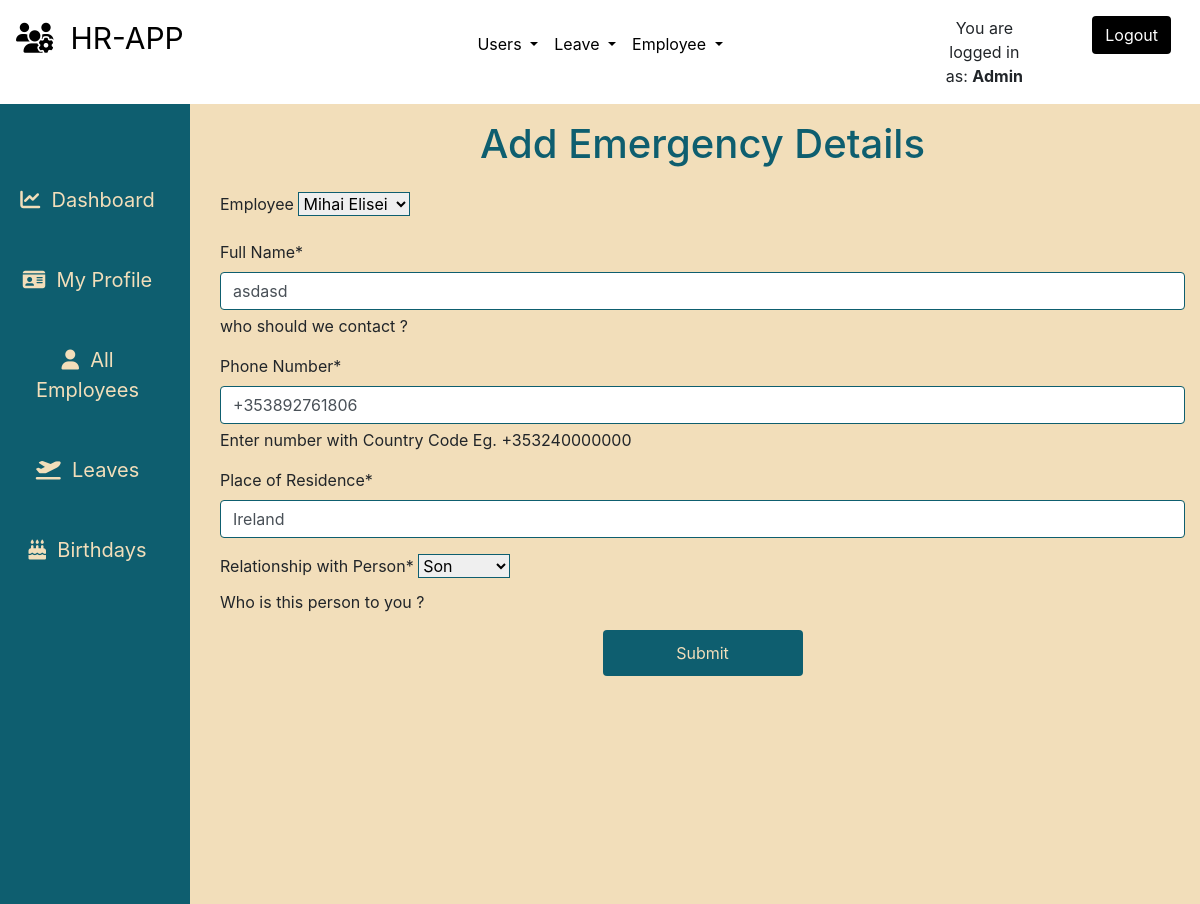
The app's page /employees/emergency/edit/2 (signed in) with its own data.
### employees/models.py (models this page shows, shortened)
class Emergency(models.Model):
    FATHER = 'Father'
    MOTHER = 'Mother'
    SIS = 'Sister'
    BRO = 'Brother'
    UNCLE = 'Uncle'
    AUNTY = 'Aunty'
    HUSBAND = 'Husband'
    WIFE = 'Wife'
    FIANCE = 'Fiance'
    FIANCEE = 'Fiancee'
    COUSIN = 'Cousin'
    NIECE = 'Niece'
    NEPHEW = 'Nephew'
    SON = 'Son'
    DAUGHTER = 'Daughter'
    EMERGENCY_RELATIONSHIP = (
    (FATHER,'Father'),
    (MOTHER,'Mother'),
    (SIS,'Sister'),
    (BRO,'Brother'),
    (UNCLE,'Uncle'),
    (AUNTY,'Aunty'),
    (HUSBAND,'Husband'),
    (WIFE,'Wife'),
    (FIANCE,'Fiance'),
    (COUSIN,'Cousin'),
    (FIANCEE,'Fiancee'),
    (NIECE,'Niece'),
    (NEPHEW,'Nephew'),
    (SON,'Son'),
    (DAUGHTER,'Daughter'),
    )
    employee = models.ForeignKey('Employee', on_delete=models.CASCADE, null=True, blank=True)
    fullname = models.CharField(_('Full Name'),help_text='who should we contact ?', max_length=255, null=True ,blank=False)
    tel = PhoneNumberField(null = False, blank=False, verbose_name='Phone Number', help_text= 'Enter number with Country Code Eg. +353240000000')
    location = models.CharField(_('Place of Residence'),max_length= 125,null=True,blank=False)
    relationship = models.CharField(_('Relationship with Person'),help_text='Who is this person to you ?', max_length=8, choices=EMERGENCY_RELATIONSHIP, blank=False, null=True)
    created = models.DateTimeField(verbose_name=_('Created'),auto_now_add=True)
    updated = models.DateTimeField(verbose_name=_('Updated'),auto_now=True)
    class Meta:
        verbose_name = 'Emergency'
        verbose_name_plural = 'Emergency'
        ordering = ['-created']

### employees/views.py (the view, shortened to what this page needs)
# urls.py: path('emergency/edit/<int:id>', views.emergency_edit, name='emergency_edit'),
def emergency_edit(request,id):
	if not (request.user.is_authenticated and request.user.is_superuser):
		return redirect('/')
	emergency = get_object_or_404(Emergency, id = id)
	employee = emergency.employee
	dataset = dict()
	form = EmergencyForm(request.POST or None,instance = emergency)
	dataset['form'] = form
	dataset['title'] = 'Updating Emergency Details for {0}'.format(employee.get_full_name)
	return render(request,'employees/emergency.html',dataset)

### employees/forms.py
class EmergencyForm(forms.ModelForm):
	class Meta:
		model = Emergency
		fields = ['employee', 'fullname', 'tel', 'location', 'relationship']

### employees/models.py (called while the page is built)
    def __str__(self):
        return self.get_full_name

    @property
    def get_full_name(self):
        fullname = ''
        firstname = self.firstname
        lastname = self.lastname
        othername = self.othername
        if (firstname and lastname) or othername is None:
            fullname = firstname + ' ' + lastname
            return fullname
        elif othername:
            fullname = firstname + ' ' + lastname + ' ' + othername
            return fullname
        return

### employees/templates/employees/emergency.html (shortened to what this page needs)
{% extends "base.html" %}
{% load static %}
{% load crispy_forms_tags %}
{% block content %}
<div class="container-fluid">
    <div class="row flex-nowrap mt-0">
        <div class="col-auto col-md-2 col-xl-2 px-sm-2 px-0 teal-color beige-color">
            <div class="d-flex flex-column align-items-center align-items-sm-start px-3 pt-2 min-vh-100">
                <ul class="nav nav-pills flex-column mb-sm-auto mt-5 align-items-center align-items-sm-right" id="menu"
                    style="width: 100%;">
                    <li class="nav-item sidebar-item">
                        <a href="{% url 'home' %}" class="nav-link align-middle px-0">
                            <i class="fas fa-chart-line"></i><span class="ms-1 d-none d-sm-inline">&nbsp;
                                Dashboard</span>
                        </a>
                    </li>
                    <li class="nav-item sidebar-item">
                        <a href="{% url 'userprofile' %}" class="nav-link align-middle px-0">
                            <i class="fas fa-id-card"></i><span class="ms-1 d-none d-sm-inline">&nbsp; My Profile</span>
                        </a>
                    </li>
                    {% if request.user.is_superuser and request.user.is_staff %}
                    <li class="nav-item sidebar-item">
                        <a href="{% url 'employees' %}" class="nav-link align-middle px-0">
                            <i class="fas fa-user"></i><span class="ms-1 d-none d-sm-inline">&nbsp; All Employees</span>
                        </a>
                    </li>
                    {% endif %}
                    <li class="nav-item sidebar-item">
                        <a href="{% url 'all_leaves' %}" class="nav-link align-middle px-0">
                            <i class="fas fa-plane-departure"></i><span class="ms-1 d-none d-sm-inline">&nbsp;
                                Leaves</span>
                        </a>
                    </li>
                    <li class="nav-item sidebar-item">
                        <a href="{% url 'birthdays' %}" class="nav-link align-middle px-0">
                            <i class="fas fa-birthday-cake"></i><span class="ms-1 d-none d-sm-inline">&nbsp;
                                Birthdays</span>
                        </a>
                    </li>
                </ul>
            </div>
        </div>
        <div class="col-10 dahsboard-color">
            <div class="container">
                <div class="row">
                    <div class="col-12 text-center">
                        <h3 class="p-3 table-title">Add Emergency Details</h3>
                    </div>
                </div>
                <div class="row">
                    <div class="col-12">
                        <form action="" method="POST" enctype="multipart/form-data">
                            {{form | crispy }}
                            <button type="submit" class="btn btn-md btn-block mb-3 btn-submit">Submit</button>
                        </form>
                    </div>
                </div>
            </div>
        </div>
    </div>
    {% endblock %}

### templates/base.html (shortened to what this page needs)
{% load static %}
<!doctype html>
<html lang="en">
<head>
    {% block corecss %}
    <link rel="stylesheet" href="https://stackpath.bootstrapcdn.com/bootstrap/4.4.1/css/bootstrap.min.css"
>
    <link rel="stylesheet" href="{% static 'css/base.css' %}">
    <link rel="stylesheet" href="https://cdn.jsdelivr.net/npm/flatpickr/dist/flatpickr.min.css">
    {% endblock %}
<body>
    <header class="container-fluid">
        <div class="row">
            <div class="col-{% if user.is_authenticated %}3{% else %}9{% endif %}">
                <div class="m-3">
                    <a href="{% url 'home' %}" class="main-logo-link logo-font text-black main-logo">
                        {% block navbar-content %}
                        <i class="fas fa-users-cog"></i>&nbsp;&nbsp;HR-APP
                        {% endblock navbar-content %}
                    </a>
                </div>
            </div>
            {% if user.is_authenticated %}
            {% if request.user.is_superuser %}
            <div class="col-6">
                <nav class="navbar navbar-expand-lg m-3">
                    <ul class="navbar-nav mr-auto mx-auto">
                        <li class="nav-item dropdown">
                            <a class="nav-link dropdown-toggle  text-black" href="#" role="button" data-toggle="dropdown" aria-expanded="false">
                              Users
                            </a>
                        </li>
                        <li class="nav-item dropdown">
                            <a class="nav-link dropdown-toggle  text-black" href="#" role="button" data-toggle="dropdown" aria-expanded="false">
                                Leave
                            </a>
                        </li>
                        <li class="nav-item dropdown">
                            <a class="nav-link dropdown-toggle  text-black" href="#" role="button" data-toggle="dropdown" aria-expanded="false">
                                Employee
                            </a>
                        </li>
                    </ul>
                </nav>
            </div>
            {% endif %}
            {% endif %}
            <div class="col-3">
                {% if user.is_authenticated %}
                <div class="row ">
                    <div class="col-6 ">
                        <p class="m-3 text-center">You are logged in as: <span><strong> {{ request.user | capfirst}}</strong></span></p>
                    </div>
                    <div class="col-6">
                        <a href="{% url 'account_logout' %}" class="btn btn-md btn-black m-3">Logout</a>
                    </div>
                </div>
                {% else %}
                <a href="{% url 'account_login' %}" class="btn btn-md btn-black m-3">Login</a>
                {% endif %}
            </div>
        </div>
    </header>
    {% block content %}
    {% endblock %}
</body>
</html>

### static/css/base.css (style rules this page uses)
html, body { padding: 0; height: 100%; margin: 0; max-width: 100%; }
.dahsboard-color { background-color:#F2DEBA; }
.btn-black { background: black; color: white; }
.teal-color { background-color: #0E5E6F; }
.table-title { color: #0E5E6F; font-size: 40px; }
.btn-submit { background-color: #0E5E6F; color:#F2DEBA; width: 200px; margin: 0 auto; padding: 10px; }
.beige-color { color:#F2DEBA; }
.text-black { color: #000 !important; }
.logo-font { text-transform: uppercase; }
.main-logo { font-size: 30px; }
.textinput, .select, .dateinput, .emailinput, .numberinput, .regionalphonenumberwidget, .datetimefield { border: 1px solid #0E5E6F; }
.sidebar-item a { text-decoration: none; color:#F2DEBA; font-size: 20px; text-align: center; padding: 25px; }
.nav-pills { text-align: center!important; }
.container-fluid { margin: 0; padding: 0; }

### records on screen
Emergency: employee "Mihai Elisei", fullname "asdasd", tel "+353892761806", location "Ireland", relationship "Son"

### other values on screen
{{ request.user | capfirst }} "Admin"
